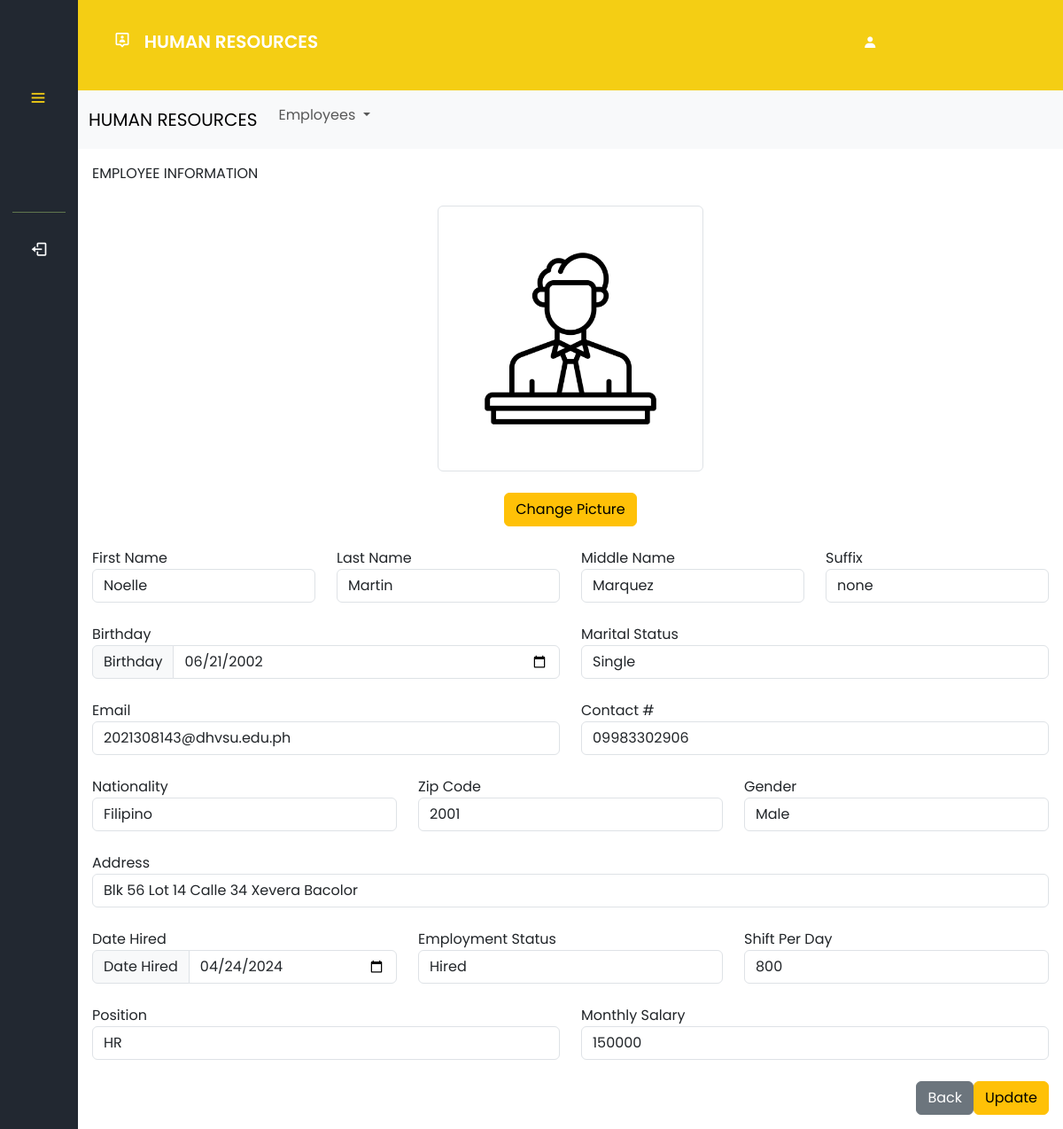
Page /hr/editemployee.php?editemployee=35 (signed in) on the committed database.
### tables this page shows
CREATE TABLE `employees` (
  `emp_id` int(11) NOT NULL,
  `firstname` varchar(50) NOT NULL,
  `lastname` varchar(50) NOT NULL,
  `middlename` varchar(50) NOT NULL,
  `suffix` varchar(10) NOT NULL,
  `fullname` varchar(70) NOT NULL,
  `email` varchar(70) NOT NULL,
  `contact` varchar(50) NOT NULL,
  `birthday` date NOT NULL,
  `marital_status` varchar(50) NOT NULL,
  `department` varchar(70) NOT NULL,
  `gender` varchar(10) NOT NULL,
  `nationality` varchar(50) NOT NULL,
  `zip_code` varchar(10) NOT NULL,
  `address` varchar(150) NOT NULL,
  `hire_date` date NOT NULL,
  `emp_status` varchar(50) NOT NULL,
  `shift_per_day` varchar(50) NOT NULL,
  `position` varchar(50) NOT NULL,
  `monthly_salary` int(50) NOT NULL,
  `photo` varchar(100) NOT NULL
);

### hr/editemployee.php (the view, shortened to what this page needs)
<?php
if (isset($_SESSION['UserLogin'])) {
  $userrole = $_SESSION['UserRole'];
} else {
  header("Location: login.php");
  exit();
}
require 'connection/conn.php';
    try{
    $pdo = new PDO('mysql:host=localhost;dbname=hr', "root", "");
    $pdo->setAttribute(PDO::ATTR_ERRMODE, PDO::ERRMODE_EXCEPTION);
    } catch (PDOException $e) {
    echo 'Connection Failed' .$e->getMessage();
    }
    if(isset($_GET['editemployee']))
    {
        $emp_id = $_GET['editemployee'];
        $stmt = $pdo->prepare('SELECT * from employees where emp_id = :emp_id');
        $stmt->bindParam(':emp_id', $emp_id);
        $stmt->execute();
        $result = $stmt->fetchAll();
        foreach($result as $row){
        }
}
?>
<!DOCTYPE html>
<html lang="en">
<head>
  <link rel="stylesheet" href="styles/employee.css" />
  <link href='https://unpkg.com/boxicons@2.1.4/css/boxicons.min.css' rel="stylesheet">
  <link rel="stylesheet" href="https://cdn.jsdelivr.net/npm/bootstrap@5.3.3/dist/css/bootstrap.min.css">
  <link rel="stylesheet" href="https://cdn.datatables.net/2.0.2/css/dataTables.dataTables.css" />
</head>
<body>
<nav class="sidebar close" style="overflow: hidden;">
<header>
<div class="image-text">
</div>
  <i class="bx bx-menu toggle"></i>
</header>
<div class="menu-bar">
<div class="menu">
    <div class="bottom-content">
    <hr style="height: 1px; opacity: 40%; border-width: 0; background-color: #BFEA7C;"/>
    <li class="nav-link">
      <a href="/updated pos/logout.php">
      <i class="bx bx-log-out icon"></i>
      </a>
    </li>
    </div>
    </div>
</div>
  </nav>
  <section class="home">
    <div class="userheader">
      <h1> <i class='bx bx-user-pin icon'>&nbsp</i> HUMAN RESOURCES </h1>
      <h2><i class="bx bxs-user usericon">&nbsp</i> <?php echo htmlspecialchars($userrole); ?></h2>
  </div>
<nav class="navbar navbar-expand-lg bg-body-tertiary">
    <div class="container-fluid">
      <a class="navbar-brand" href="employee.php">HUMAN RESOURCES</a>
      <div class="collapse navbar-collapse" id="navbarSupportedContent">
        <ul class="navbar-nav me-auto mb-2 mb-lg-0">
          <li class="nav-item dropdown">
            <a class="nav-link dropdown-toggle" href="#" role="button" data-bs-toggle="dropdown" aria-expanded="false">
              Employees
            </a>
          </li>
        </ul>
    </div>
  </nav>
<div class="p-3">
<div class="row g-0 text-center">
<div class="text-start col-sm-6 col-md-8">EMPLOYEE INFORMATION</div>
</div>
<br>
<form method="POST" action="#">
<div class="text-center">
<?php
if (empty($row['photo'])){
    echo "<img class='img-thumbnail' width='300rem' src='picture/employee.jpg'>";
}
else
{
    echo "<img class='img-thumbnail' width='300rem' src='picture/" .$row['photo']. "'>";
}
?>
<br><br>
<div class="col">
<button type="button" class="btn btn-warning picturebtn" data-bs-target="picturemodal">Change Picture</button>
</div>
</div>
<br>
<div class="row">
  <div class="col">
  <label>First Name</label>
    <input type="text" class="form-control" name="firstname" placeholder="First Name" value="<?php echo $row['firstname']; ?>" required>
  </div>
  <div class="col">
  <label>Last Name</label>
    <input type="text" class="form-control" name="lastname" placeholder="Last Lame" value="<?php echo $row['lastname']; ?>" required>
  </div>
  <div class="col">
  <label>Middle Name</label>
    <input type="text" class="form-control" name="middlename" placeholder="Middle Name" value="<?php echo $row['middlename']; ?>" required>
  </div>
  <div class="col">
  <label>Suffix</label>
    <input type="text" class="form-control" name="suffix" placeholder="Suffix" value="<?php echo $row['suffix']; ?>" required>
  </div>
</div>
<br>
<div class="row">
  <div class="col">
  <label>Birthday</label>
  <div class="input-group">
    <div class="input-group-text">Birthday</div>
    <input type="date" class="form-control" value="<?php echo $row['birthday']; ?>" name="birthday" required>
  </div>
  </div>
  <div class="col">
  <label>Marital Status</label>
    <input type="text" class="form-control" name="marital_status" placeholder="Marital Status" value="<?php echo $row['marital_status']; ?>" required>
  </div>
</div>
<br>
<div class="row">
  <div class="col">
  <label>Email</label>
    <input type="email" class="form-control" name="email" placeholder="Email" value="<?php echo $row['email']; ?>" required>
  </div>
  <div class="col">
  <label>Contact #</label>
    <input type="text" class="form-control" name="contact" placeholder="Contact #" value="<?php echo $row['contact']; ?>" required>
  </div>
</div>
<br>
<div class="row">
  <div class="col">
  <label>Nationality</label>
    <input type="text" class="form-control" name="nationality" placeholder="Nationality" value="<?php echo $row['nationality']; ?>" required>
  </div>
  <div class="col">
  <label>Zip Code</label>
    <input type="number" class="form-control" name="zip_code" placeholder="Zip Code" value="<?php echo $row['zip_code']; ?>" required>
  </div>
  <div class="col">
  <label>Gender</label>
    <input type="text" class="form-control" name="gender" placeholder="Gender" value="<?php echo $row['gender']; ?>" required>
  </div>
</div>
<br>
<div class="row">
  <div class="col">
  <label>Address</label>
    <input type="text" class="form-control" name="address" placeholder="Address" value="<?php echo $row['address']; ?>" required>
  </div>
</div>
<br>
<div class="row">
  <div class="col">
  <label>Date Hired</label>
  <div class="input-group">
    <div class="input-group-text">Date Hired</div>
    <input type="date" class="form-control" value="<?php echo $row['hire_date']; ?>" name="hire_date" required>
  </div>
  </div>
  <div class="col">
  <label>Employment Status</label>
    <input type="text" class="form-control" name="emp_status" placeholder="Employment Status" value="<?php echo $row['emp_status']; ?>" required>
  </div>
  <div class="col">
  <label>Shift Per Day</label>
    <input type="text" class="form-control" name="shift_per_day" placeholder="Shift Per Day" value="<?php echo $row['shift_per_day']; ?>" required>
  </div>
</div>
<br>
<div class="row">
  <div class="col">
  <label>Position</label>
    <input type="text" class="form-control" name="position" placeholder="Position" value="<?php echo $row['position']; ?>" required>
  </div>
  <div class="col">
  <label>Monthly Salary</label>
    <input type="number" class="form-control" name="monthly_salary" placeholder="Monthly Salary" value="<?php echo $row['monthly_salary']; ?>" required>
  </div>
</div>
<br>
<div class="modal-footer">
<button type="button" name="back" class="btn btn-secondary" onclick="history.back()">Back</button>
<button type="submit" name="update" class="btn btn-warning">Update</button>
</div>
</form>
</div>
</section>
</body>
</html>

### hr/styles/employee.css (style rules this page uses)
* { padding: 0; margin: 0; box-sizing: border-box; font-family: 'Poppins', sans-serif; }
:root { --background-color: #222831; --color: #F4CE14; --hover-color: #FFF455; --text-color: #000000; --text-color2: black; }
body { height: 100vh; background: #EEEEEE; }
.sidebar { position: fixed; top: 0; left: 0; height: 100%; width: 250px; padding: 10px 14px; background: #222831; z-index: 100; cursor: pointer; }
.sidebar.close { width: 88px; }
.sidebar .menu { margin-top: -45px; }
.sidebar li { height: 50px; margin-top: 10px; list-style: none; display: flex; align-items: center; }
.sidebar li .icon { display: flex; align-items: center; justify-content: center; min-width: 60px; font-size: 20px; }
.sidebar li .icon, .sidebar li .text { color: #fff; }
.sidebar header { position: relative; }
.sidebar header .image-text { display: flex; align-items: center; padding-top: 1rem; }
.sidebar header .toggle { position: absolute; color:#F4CE14; top: 60%; left: 90%; font-size: 22px; line-height: 50px; transform: translateY(-50%); cursor: pointer; }
.sidebar li a { text-decoration: none; height: 100%; width: 100%; display: flex; align-items: center; border-radius: 6px; }
.sidebar .menu-bar { height: calc(100% - 60px); display: flex; flex-direction: column; justify-content: space-between; padding-top: 3rem; }
.sidebar.close .toggle { left: 30%; }
.home { position: relative; height: 100vh; left: 250px; width: calc(100% - 250px); }
.home .userheader { padding: 35px 40px; background-color: #F4CE14; box-shadow: 0 4px 8px 0 rgba(0, 0, 0, 0.2); }
.home .userheader h1 { font-size: 20px; font-weight: 600; color: #fff; }
.home .userheader h2 { font-size: 16px; font-weight: 600; color: #fff; margin-left: 82%; margin-top: -27px; }
.sidebar.close ~ .home { left: 88px; width: calc(100% - 88px); }
.bottom-content { margin-top: 60px; }
.dropdown { position: relative; display: list-item; width: 230px; height: 50px; }

### rows in the picture
employees: firstname "Noelle", lastname "Martin", middlename "Marquez", suffix "none", birthday "06/21/2002", marital_status "Single", email "2021308143@dhvsu.edu.ph", contact "09983302906", nationality "Filipino", zip_code "2001", gender "Male", address "Blk 56 Lot 14 Calle 34 Xevera Bacolor", hire_date "04/24/2024", emp_status "Hired", shift_per_day "800", position "HR", monthly_salary "150000"
